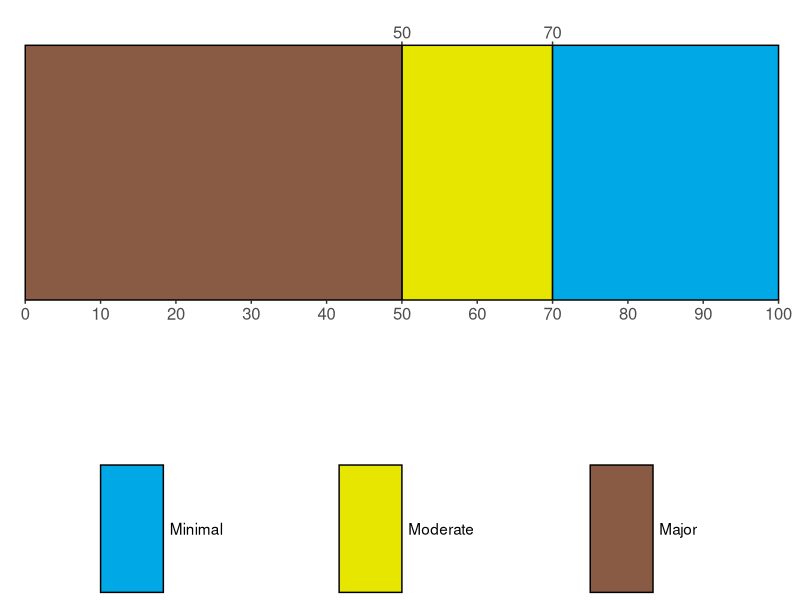

R code for this plot:
library(dplyr)
library(scales)
library(ggplot2)
library(patchwork)

smpl <- tibble::tribble(
  ~Indicator, ~ModerateBenchmark1, ~MajorBenchmark1, ~ModerateBenchmark2, ~MajorBenchmark2,     ~IncreaserDecreaser, ~MajorToModerateRel1, ~MinimalToModerateRel1, ~MinimalToModerateRel2, ~MajorToModerateRel2, ~MajorToMinimalRel1, ~MajorToMinimalRel2, ~ConditionCategoryNum,
  "PctBankCoveredStableMIM",                 50L,              85L,                  NA,               NA, "Decreases with stress",                 "<=",                   ">=",                     NA,                   NA,                  NA,                  NA,                    3L,
  "PctFinesLessThan2mm",                 58L,              75L,                  NA,               NA, "Increases with stress",                 ">=",                   "<=",                     NA,                   NA,                  NA,                  NA,                    3L,
  "PctBankCoveredStableOld",                 70L,              30L,                  NA,               NA, "Decreases with stress",                 "<=",                   ">=",                     NA,                   NA,                  NA,                  NA,                    3L,
  "PctBankCoveredStableOld",                  NA,              40L,                  NA,               NA, "Decreases with stress",                   NA,                     NA,                     NA,                   NA,                "<=",                  NA,                    2L,
  "FloodplainConnectivity",                 1.1,              2.3,                  NA,               NA, "Increases with stress",                 ">=",                   "<=",                     NA,                   NA,                  NA,                  NA,                    3L
)

smpl <- tibble::tribble(
                 ~Indicator, ~ModerateBenchmark1, ~MajorBenchmark1, ~ModerateBenchmark2, ~MajorBenchmark2,                   ~IncreaserDecreaser, ~MajorToModerateRel1, ~MinimalToModerateRel1, ~MinimalToModerateRel2, ~MajorToModerateRel2, ~MajorToMinimalRel1, ~MajorToMinimalRel2, ~ConditionCategoryNum,
  "PctBankCoveredStableMIM",                  70,               50,                  NA,               NA,               "Decreases with stress",                 "<=",                   ">=",                     NA,                   NA,                  NA,                  NA,                    3L,
      "PctFinesLessThan2mm",                  NA,             21.4,                  NA,               NA,               "Increases with stress",                   NA,                     NA,                     NA,                   NA,                ">=",                  NA,                    2L,
     "PctBankOverheadCover",                  14,              6.5,                  NA,               NA,               "Decreases with stress",                 "<=",                   ">=",                     NA,                   NA,                  NA,                  NA,                    3L,
   "FloodplainConnectivity",                 1.3,              1.5,                  NA,               NA,               "Increases with stress",                 ">=",                   "<=",                     NA,                   NA,                  NA,                  NA,                    3L,
                       "pH",                   7,              6.5,                 8.5,               9L, "Decreases and increases with stress",                 "<=",                   ">=",                   "<=",                 ">=",                  NA,                  NA,                    3L,
   "PctNoxiousWoodySpecies",                   1,                5,                  NA,               NA,               "Increases with stress",                  ">",                    "<",                     NA,                   NA,                  NA,                  NA,                    3L,
  "PctBankCoveredStableOld",                  70,               50,                  NA,               NA,               "Decreases with stress",                 "<=",                   ">=",                     NA,                   NA,                  NA,                  NA,                    3L,
              "InstantTemp",                  17,             21.7,                  NA,               NA,               "Increases with stress",                 ">=",                   "<=",                     NA,                   NA,                  NA,                  NA,                    3L,
    "MMI_Macroinvertebrate",                  45,               34,                  NA,               NA,               "Decreases with stress",                  "<",                    ">",                     NA,                   NA,                  NA,                  NA,                    3L,
      "PctFinesLessThan2mm",                   3,               35,                  NA,               NA,               "Increases with stress",                  ">",                    "<",                     NA,                   NA,                  NA,                  NA,                    3L,
         "TotalPhosphorous",                  NA,               35,                  NA,               NA,               "Increases with stress",                   NA,                     NA,                     NA,                   NA,                 ">",                  NA,                    2L,
     "OE_Macroinvertebrate",                0.76,             0.69,                  NA,               NA,               "Decreases with stress",                  "<",                   ">=",                     NA,                   NA,                  NA,                  NA,                    3L,
            "TotalNitrogen",                  NA,              400,                  NA,               NA,               "Increases with stress",                   NA,                     NA,                     NA,                   NA,                 ">",                  NA,                    2L,
    "PctNativeWoodySpecies",                  90,               70,                  NA,               NA,               "Decreases with stress",                  "<",                   ">=",                     NA,                   NA,                  NA,                  NA,                    3L,
            "PctBankStable",                  70,               50,                  NA,               NA,               "Decreases with stress",                 "<=",                   ">=",                     NA,                   NA,                  NA,                  NA,                    3L,
        "PctBankCoveredOld",                  80,               60,                  NA,               NA,               "Decreases with stress",                 "<=",                   ">=",                     NA,                   NA,                  NA,                  NA,                    3L,
        "PctBankCoveredMIM",                  70,               50,                  NA,               NA,               "Decreases with stress",                 "<=",                   ">=",                     NA,                   NA,                  NA,                  NA,                    3L,
     "PctBankOverheadCover",                  NA,             14.9,                  NA,               NA,               "Decreases with stress",                   NA,                     NA,                     NA,                   NA,                 "<",                  NA,                    2L,
         "LgWoodInChanFreq",                  NA,             1.35,                  NA,               NA,               "Decreases with stress",                   NA,                     NA,                     NA,                   NA,                 "<",                  NA,                    2L,
                       "pH",                  NA,              6.5,                  NA,               9L, "Decreases and increases with stress",                   NA,                     NA,                     NA,                   NA,                "<=",                ">=",                    2L
  )


custBM <- smpl[20,]

indicatorMetadata <- read.csv("./indicator_metadata.csv", colClasses = "character") 






bmDefVisual <- function(metadata, custBM){

# Simplify value names from input custBM dataframe
indic <- custBM$Indicator
incOrDec <- custBM$IncreaserDecreaser
numCats <- custBM$ConditionCategoryNum
mod1 <- custBM$ModerateBenchmark1
mod2 <- custBM$ModerateBenchmark2
maj1 <- custBM$MajorBenchmark1
maj2 <- custBM$MajorBenchmark2

# Lower and Upper ranges for the plot
rangeLow <- indicatorMetadata %>% filter(Indicator == indic) %>% pull(RangeLower) %>% first() %>% as.numeric()
rangeUp <- indicatorMetadata %>% filter(Indicator == indic) %>% pull(RangeUpper) %>% first() %>% as.numeric()

# Account for ranges with no true lower or upper end
if (rangeUp == Inf){
  rangeUp <- maj1 * 1.2 # add 20% to create some padding
}

if (rangeLow == -Inf){
  rangeLow <- mod1 * 0.8 # add 20% to create some padding
}

### Assign xmin and xmax values for Minimal, Moderate, and Major boxes to
# be used in ggplot annotate() boxes.
# 3 categorries
if (numCats == 3){
  # NOT ph
  if (incOrDec == "Increases with stress") {
    min_xmin <- rangeLow
    min_xmax <- mod1
    
    mod_xmin <- mod1
    mod_xmax <- maj1
    
    maj_xmin <- maj1
    maj_xmax <- rangeUp
  } 
  if (incOrDec == "Decreases with stress") {
    min_xmin <- mod1
    min_xmax <- rangeUp
    
    mod_xmin <- maj1
    mod_xmax <- mod1
    
    maj_xmin <- rangeLow
    maj_xmax <- maj1
  } 
  # pH
  if (incOrDec == "Decreases and increases with stress") {
    # Acidic
    min_xmin_acid <- mod1
    min_xmax_acid <- rangeUp
    
    mod_xmin_acid <- maj1
    mod_xmax_acid <- mod1
    
    maj_xmin_acid <- rangeLow
    maj_xmax_acid <- maj1
    
    # Alkaline
    min_xmin_alk <- rangeLow
    min_xmax_alk <- mod2
    
    mod_xmin_alk <- mod2
    mod_xmax_alk <- maj2
    
    maj_xmin_alk <- maj2
    maj_xmax_alk <- rangeUp
  } 
} 

if (numCats == 2){
  # NOT ph
  if (incOrDec == "Increases with stress") {
    min_xmin <- rangeLow
    min_xmax <- maj1
    
    maj_xmin <- maj1
    maj_xmax <- rangeUp
  } 
  if (incOrDec == "Decreases with stress") {
    min_xmin <- maj1
    min_xmax <- rangeUp
    
    maj_xmin <- rangeLow
    maj_xmax <- maj1
  }
  # pH
  if (incOrDec == "Decreases and increases with stress") {
    # Acidic
    min_xmin_acid <- maj1
    min_xmax_acid <- rangeUp
    
    maj_xmin_acid <- rangeLow
    maj_xmax_acid <- maj1
    
    # Alkaline
    min_xmin_alk <- rangeLow
    min_xmax_alk <- maj2
    
    maj_xmin_alk <- maj2
    maj_xmax_alk <- rangeUp
  }
}

# Set up blank plot framework
p <- ggplot() +
  coord_cartesian(
    ylim=c(0,1),
    clip = "off",
    expand = FALSE) +
  theme_classic() +
  theme(
    axis.text = element_text(size = 12),
    axis.title = element_blank(),
    axis.text.y = element_blank(),
    axis.ticks.y = element_blank(),
    axis.line = element_blank(),
    plot.margin = margin(t = 10,  # Top margin
                         r = 10,  # Right margin
                         b = 10,  # Bottom margin
                         l = 10)) # Left margin) # Left margin


### Add annotations (colored areas) to plot
# NOT ph
if (indic != "pH"){
  if(numCats == 3){
    p <- p  +
      annotate("rect", xmin = mod_xmin, xmax = mod_xmax, ymin = 0, ymax = 1, fill = "#e6e600", color = "black") +
      annotate("rect", xmin = min_xmin, xmax = min_xmax, ymin = 0, ymax = 1, fill = "#00a9e6", color = "black") +
      annotate("rect", xmin = maj_xmin, xmax = maj_xmax, ymin = 0, ymax = 1, fill = "#895a44", color = "black") 
      
  } 
  if (numCats == 2){
    p <- p  +
      annotate("rect", xmin = min_xmin, xmax = min_xmax, ymin = 0, ymax = 1, fill = "#00a9e6", color = "black") +
      annotate("rect", xmin = maj_xmin, xmax = maj_xmax, ymin = 0, ymax = 1, fill = "#895a44", color = "black") 
  }
  
  p <- p + scale_x_continuous(limits = c(rangeLow,rangeUp), 
                       breaks = breaks_pretty(n = 10),  # helps with arbitrary input ranges
                       expand = c(0,0),
                       sec.axis = dup_axis(breaks = c(mod1,maj1)))
}
# pH
if (indic == "pH"){
  if(numCats == 3){
    p_acid <- p  +
      annotate("rect", xmin = mod_xmin_acid, xmax = mod_xmax_acid, ymin = 0, ymax = 1, fill = "#e6e600", color = "black") +
      annotate("rect", xmin = min_xmin_acid, xmax = min_xmax_acid, ymin = 0, ymax = 1, fill = "#00a9e6", color = "black") +
      annotate("rect", xmin = maj_xmin_acid, xmax = maj_xmax_acid, ymin = 0, ymax = 1, fill = "#895a44", color = "black") 
    
    p_alk <- p  +
      annotate("rect", xmin = mod_xmin_alk, xmax = mod_xmax_alk, ymin = 0, ymax = 1, fill = "#e6e600", color = "black") +
      annotate("rect", xmin = min_xmin_alk, xmax = min_xmax_alk, ymin = 0, ymax = 1, fill = "#00a9e6", color = "black") +
      annotate("rect", xmin = maj_xmin_alk, xmax = maj_xmax_alk, ymin = 0, ymax = 1, fill = "#895a44", color = "black") 
  } 
  if (numCats == 2){
    p_acid <- p  +
      annotate("rect", xmin = min_xmin_acid, xmax = min_xmax_acid, ymin = 0, ymax = 1, fill = "#00a9e6", color = "black") +
      annotate("rect", xmin = maj_xmin_acid, xmax = maj_xmax_acid, ymin = 0, ymax = 1, fill = "#895a44", color = "black") 
    
    p_alk <- p  +
      annotate("rect", xmin = min_xmin_alk, xmax = min_xmax_alk, ymin = 0, ymax = 1, fill = "#00a9e6", color = "black") +
      annotate("rect", xmin = maj_xmin_alk, xmax = maj_xmax_alk, ymin = 0, ymax = 1, fill = "#895a44", color = "black") 
  }
  
  # Need 2 plots for pH fork acid and alkaline
  p_acid <- p_acid + scale_x_continuous(limits = c(rangeLow,rangeUp), 
                              breaks = breaks_pretty(n = 10),  # helps with arbitrary input ranges
                              expand = c(0,0),
                              sec.axis = dup_axis(breaks = c(mod1,maj1))) +
                     labs(title = "Acidic")
  
  p_alk <- p_alk + scale_x_continuous(limits = c(rangeLow,rangeUp), 
                                        breaks = breaks_pretty(n = 10),  # helps with arbitrary input ranges
                                        expand = c(0,0),
                                        sec.axis = dup_axis(breaks = c(mod2,maj2))) +
                   labs(title = "Alkaline")
  
  # patchwork package used for stacked plots
  p <- p_acid / p_alk
}


# legend <- ggplot() +
#   coord_cartesian(
#     ylim=c(0,1),
#     clip = "off",
#     expand = FALSE) +
#   theme_void() +
#   annotate("rect", xmin = 0, xmax = 6, ymin = 0, ymax = 0.5, fill = "#00a9e6", color = "black") +
#   annotate("text", x = 3, y = 0.25, label = "Minimal") +
#   annotate("rect", xmin = 8, xmax = 14, ymin = 0, ymax = 0.5, fill = "#e6e600", color = "black") +
#   annotate("text", x = 11, y = 0.25, label = "Moderate") +
#   annotate("rect", xmin = 16, xmax = 22, ymin = 0, ymax = 0.5, fill = "#895a44", color = "black") +
#   annotate("text", x = 19, y = 0.25, label = "Major") 
if (numCats == 3){
legend <- ggplot() +
  coord_cartesian(
    ylim=c(0,1),
    xlim=c(0,120),
    clip = "off",
    expand = FALSE) +
  theme_void() +
  annotate("rect", xmin = 12, xmax = 22, ymin = 0, ymax = 0.5, fill = "#00a9e6", color = "black") +
  annotate("text", x = 23, y = 0.25, label = "Minimal", hjust = 0) +
  annotate("rect", xmin = 50, xmax = 60, ymin = 0, ymax = 0.5, fill = "#e6e600", color = "black") +
  annotate("text", x = 61, y = 0.25, label = "Moderate", hjust = 0) +
  annotate("rect", xmin = 90, xmax = 100, ymin = 0, ymax = 0.5, fill = "#895a44", color = "black") +
  annotate("text", x = 101, y = 0.25, label = "Major", hjust = 0)  
} else if (numCats == 2){
  legend <- ggplot() +
    coord_cartesian(
      ylim=c(0,1),
      xlim=c(0,120),
      clip = "off",
      expand = FALSE) +
    theme_void() +
    annotate("rect", xmin = 30, xmax = 40, ymin = 0, ymax = 0.5, fill = "#00a9e6", color = "black") +
    annotate("text", x = 41, y = 0.25, label = "Minimal", hjust = 0) +
    annotate("rect", xmin = 70, xmax = 80, ymin = 0, ymax = 0.5, fill = "#895a44", color = "black") +
    annotate("text", x = 81, y = 0.25, label = "Major", hjust = 0)  
}




#p <- p/legend

# p <- p +
#   theme(plot.margin = unit(c(0, 0, 50, 0), "points")) +
#   annotation_custom(
#     ggplotGrob(legend),
#     xmin = rangeLow,
#     xmax = rangeUp,
#     ymin = -0.2,
#     ymax = -0.1
#   )


# Return plot
p <- p / legend
p

}


bmDefVisual(indicatorMetadata, smpl[7,])
